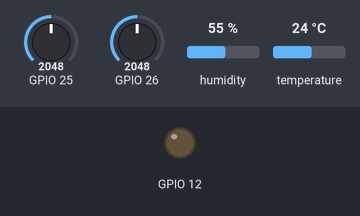
A program run on a simulated ESP32. Parts: output pins drawn as LEDs (lit = HIGH). Inputs (shaded band) come from the test bench; at power-on: GPIO 26 = 2048, GPIO 25 = 2048, humidity 55 %, temperature 24 °C. What the program prints to the serial monitor is not drawn.

Above: at 0.1 s.
At 1.2 s:
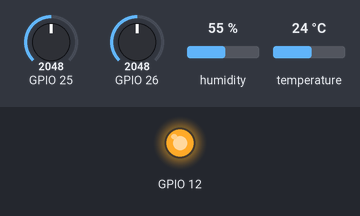
1.3 s: GPIO 26 set to 1051
2.8 s: GPIO 26 set to 939
Timing chart, 0 to 5.8 s (numbered marks = the images above; inputs shaded):
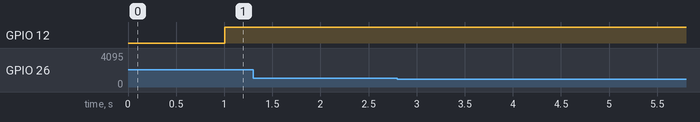

The program:

main.cpp
```cpp
#include "lora_node.h"
#include "read_sensor.h"

uint32_t LAST_TIME = 0;

void setup(){
  Serial.begin(115200);
  lora_node_setup();
  read_sensor_setup_all();
  LAST_TIME = millis();
}

void loop(){
  if(millis() - LAST_TIME > 1000 || isFire()){
    String payload = read_sensor_all();
    Serial.println(payload);
    lora_node_send(payload , BRIDGE_ADDRESS);
    LAST_TIME = millis();
  }
  lora_node_loop();
}
```

lora_node.h
```cpp
#ifndef _LORA_MESH_H_
#define _LORA_MESH_H_

#define RH_MESH_MAX_MESSAGE_LEN 50
#include <Arduino.h>
#include <RHMesh.h>
#include <RH_RF95.h>
#include <SPI.h>

// In this small artifical network of 4 nodes,
#define BRIDGE_ADDRESS 1  // address of the bridge ( we send our data to, hopefully the bridge knows what to do with our data )
#define NODE_ADDRESS 2    // address of this node
// lilygo T3 v2.1.6
// lora SX1276/8
#define LLG_SCK 18
#define LLG_MISO 19
#define LLG_MOSI 23
#define LLG_CS  5
#define LLG_RST 14
#define LLG_DI0 13

void lora_node_setup();
void lora_node_loop();
void lora_node_send(String payload, uint16_t Adress_sink);

#endif
```

read_sensor.cpp
```cpp
#include "read_sensor.h"

/*Cau hình cảm biến DHT22*/
#define DHTPIN 32
#define DHTTYPE DHT22
DHT dht(DHTPIN, DHTTYPE);
/*---------end----------*/


void  read_sensor_setup_all(void){
    pinMode(12, OUTPUT);
    dht.begin();
}
String read_sensor_all() {
    float h = dht.readHumidity();
    float t = dht.readTemperature();
    int Flame  = analogRead(26);
    int Gas = analogRead(25);
    // Dust Density = 2173.58 ug/m3
    if(Flame < THRESHOLD || Gas > 900){
        digitalWrite(12, HIGH);
    }
    else{
         digitalWrite(12, LOW);
    }
    // Chuyển đổi dữ liệu thành chuỗi JSON
    String JSON = "{";
    JSON += "\"humi\":\"" + String(h) + "\",";
    JSON += "\"temp\":\"" + String(t) + "\",";
    JSON += "\"flame\":\"" + String(Flame < THRESHOLD) + "\",";
     JSON += "\"gas\":\"" + String(Gas > 900) + "\"";
    JSON += "}";
    return JSON;
}

bool isFire(void){
    return analogRead(26) < THRESHOLD;
}

// {
//     "address" : "2",
//     "data":
//     {
//         "Humi" : "78.56",
//         "Temp" : "28.03",
//         "Dust": "10.62",
//         "Co2": "2.56",
//         "Uv": "10.56"
//     }
// }
```

read_sensor.h
```cpp
#ifndef _READ_SENSOR_H_
#define _READ_SENSOR_H_

#include "Arduino.h"
#include "DHT.h"

#define THRESHOLD 1000

void  read_sensor_setup_all(void);
String read_sensor_all(void);
bool isFire(void);

#endif
```
